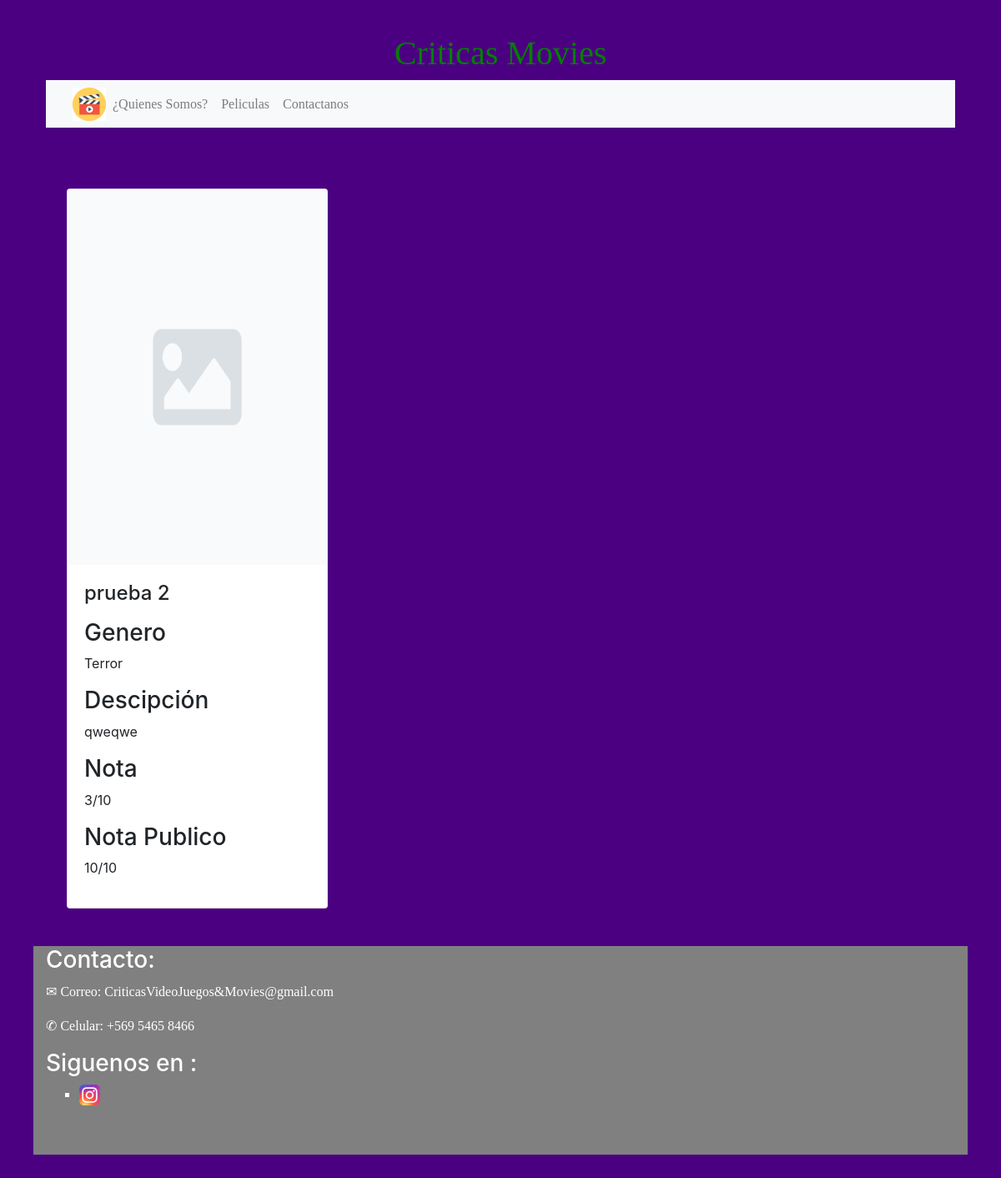
/peliculas/criticas/, run on an earlier commit of the app's database.
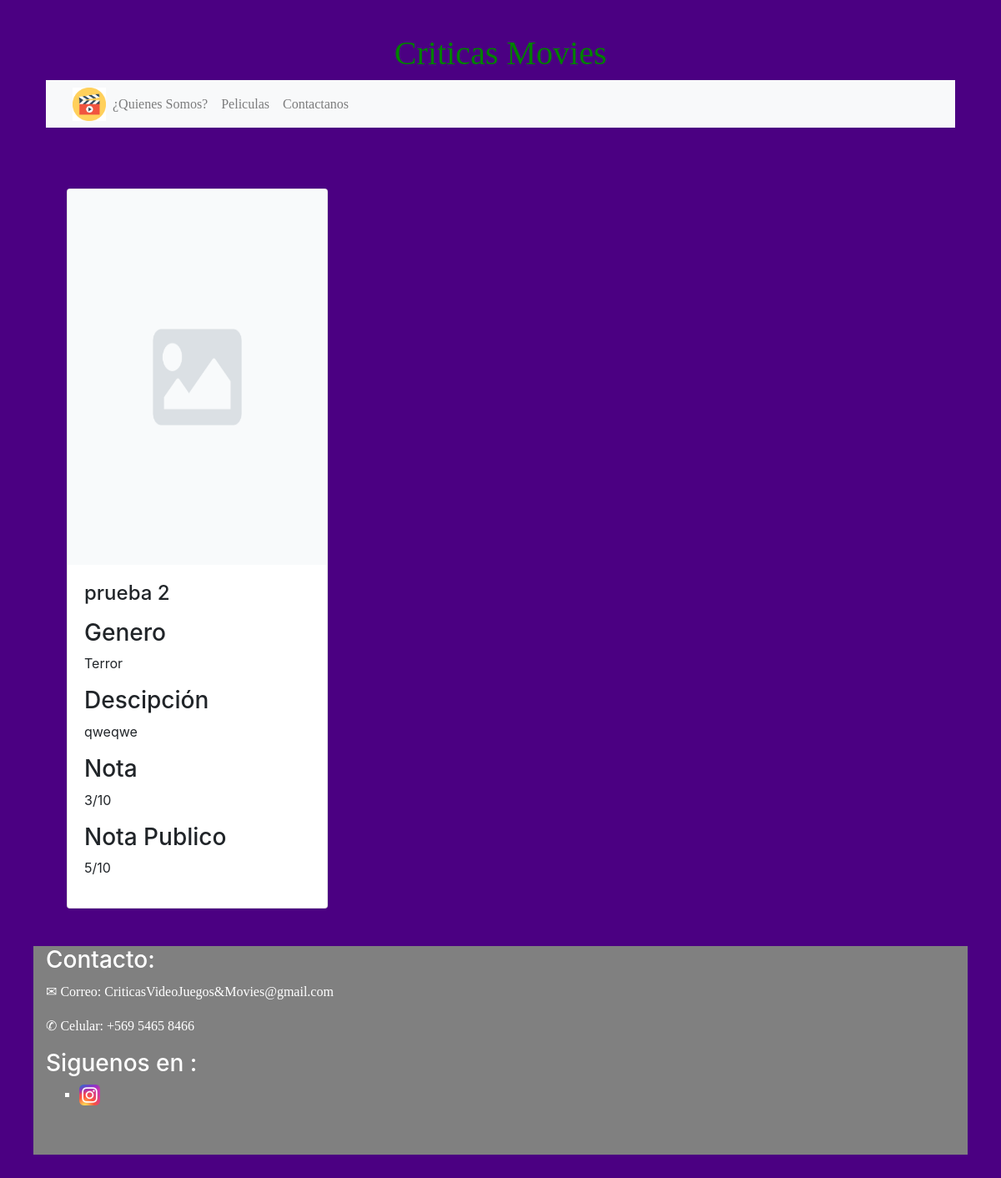
And on a later commit of the database.
### peliculas/models.py (models this page shows, shortened)
class Movie(models.Model):
	id = models.UUIDField(primary_key=True, default=uuid.uuid4)
	name = models.CharField (max_length=100)
	enum_gen =(
		('Accion','acc'),('Terror','terr'),('Horror','Horr'),('Comedia','Com'),('Ficción','fic'),('Otros','otro'),
		)
	gene = models.CharField (max_length=10, choices=enum_gen, blank=True, default='Otros')
	desc = models.TextField (max_length=1000, blank=True, default='')
	clasif = models.IntegerField ()
	clasifplu = models.IntegerField (blank = True, null = True)
	imagen = models.ImageField (upload_to='media/imagenes', null=True, blank=True, default='media/imagenes/not-found.png')

### peliculas/views.py (the view)
# urls.py: path('peliculas/', include('peliculas.urls')),
def peliculas(request):
	numpeli = Movie.objects.all()
	return render(request, 'pelis.html', context={"numpeli":numpeli} )

### peliculas/templates/pelis.html (shortened to what this page needs)
{% extends "base_generic.html" %}
         {% block content %}
         <section id="galeria" class="container">
      <br><br>
          <div class="row">
           {% for movie in numpeli %}
            <div class="col-lg-4">
              <div class="card">
                <img class="card-img-top" src="{{ movie.imagen.url }}" width = "50" height = "400" alt = "">
                <div class="card-body">
                  <h4 class="card-title">{{ movie.name }}</h4>
                  <p class="card-text"><h3 >Genero</h3>{{ movie.gene }}</p>
                  <p class="card-text"><h3>Descipción</h3>{{ movie.desc }}</p>
                  <p class="card-text"><h3>Nota</h3>{{ movie.clasif }}/10</p>
                  <p class="card-text"><h3>Nota Publico</h3>{{ movie.clasifplu }}/10</p>
                </div>
              </div>
              </div>
            {% endfor %}
        </div>
       		</section>
         {% endblock %}

What changed in the data, as far as the page shows it:
changed Movie "prueba 2": clasifplu "10" → "5"
